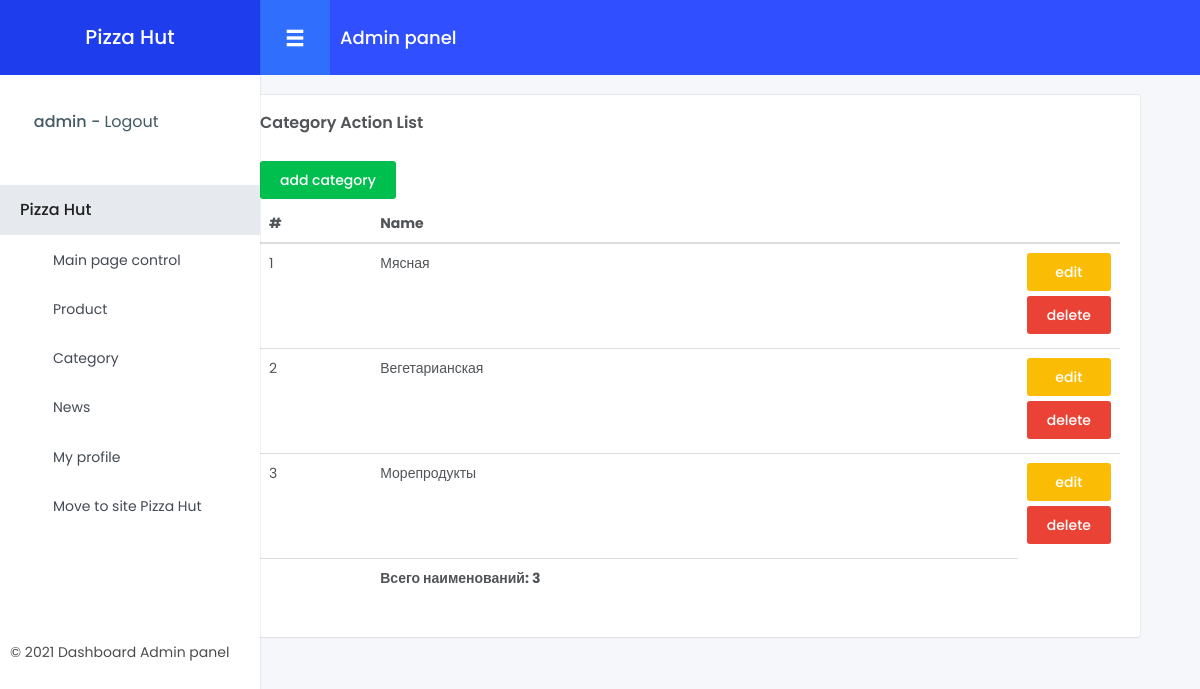
/adminpanel/categoryAction (signed in), run on the app's committed database.
### tables this page shows
CREATE TABLE `category`
(
    `id`       int(10) NOT NULL,
    `category` varchar(100) NOT NULL
);

### adminpanel/controllerAdmin/ControllerCategory.php (called while the page is built, shortened)
<?php
class ControllerCategory
{
    public static function categoryList()
    {
        $rows = ModelCategory::getCategoryActionList();
        include_once 'viewAdmin/categoryActionList.php';
    }
}

### adminpanel/index.php (called while the page is built, shortened)
<?php
    require_once '../inc/database.php';
    include_once 'modelAdmin/ModelCategory.php';
    include_once 'controllerAdmin/ControllerCategory.php';
    include'routeAdmin/routing.php';
?>

### inc/database.php (called while the page is built, shortened)
<?php
class Database
{
    private $conn;
    private $host;
    private $user;
    private $password;
    private $baseName;
    function __construct()
    {
        $this->host = 'localhost';
        $this->user = 'root';
        $this->password = '';
        $this->baseName = 'new_pizza2021';
    }
    function connect()
    {
        try {
            $this->conn = new PDO(
                'mysql:host=' . $this->host . ''
                . ';dbname=' . $this->baseName . '',
                $this->user,
                $this->password,
                array(PDO::MYSQL_ATTR_INIT_COMMAND => 'SET NAMES utf8'));
        } catch (Exception $e) {
            die('Connection failed : ' . $e->getMessage());
        }
        return $this->conn;
    }
    function getAll($query)
    {
        try {
            $result = $this->conn->prepare($query);
            $result->execute();
            $result->setFetchMode(PDO::FETCH_ASSOC);
            $response = $result->fetchAll();
            return $response;
        } catch (PDOException $e) {
            echo "Error: " . $e->getMessage();
        }
    }
}
?>

### adminpanel/modelAdmin/ModelCategory.php (called while the page is built, shortened)
<?php
class ModelCategory{
    public static function getCategoryActionList()
    {
        $database = new Database();
        $rows = $database->getAll("SELECT * FROM category ORDER BY category.id ASC");
        return $rows;
    }
}

### adminpanel/viewAdmin/categoryActionList.php (the view, shortened to what this page needs)
    <h4 class="box-title">Category Action List</h4>
    <a class="btn btn-success btn-sm" href="addCategory" style="color: white">add category</a>
    <table class="table">
        <thead>
        <tr class="d-flex">
            <th>#</th>
            <th>Name</th>
            <th></th>
        </tr>
        </thead>
        <tbody>
        <?php foreach ($rows as $row) { ?>
            <tr>
                <td><?php echo $row['id'] ?></td>
                <td><?php echo $row['category'] ?></td>
                <td style="width: 7%">
                    <a class="btn btn-warning btn-sm btn-block" href="editCategory?id=<?php echo $row['id'] ?>"
                       style="color: white">edit</a>
                    <a class="btn btn-danger btn-sm btn-block" href="deleteCategory?id=<?php echo $row['id'] ?>"
                       style="color: white">delete</a>
                </td>
            </tr>
        <?php } ?>
        </tbody>
        <tfoot>
        <tr>
            <td></td>
            <td><b>Всего наименований: <?php echo count($rows) ?></b></td>
        </tr>
        </tfoot>
    </table>
<?php
include 'viewAdmin/templates/layout.php';

### data on the page
category: id "1", category "Мясная"
category: id "2", category "Вегетарианская"
category: id "3", category "Морепродукты"

### other printed values
count($rows) "3"
